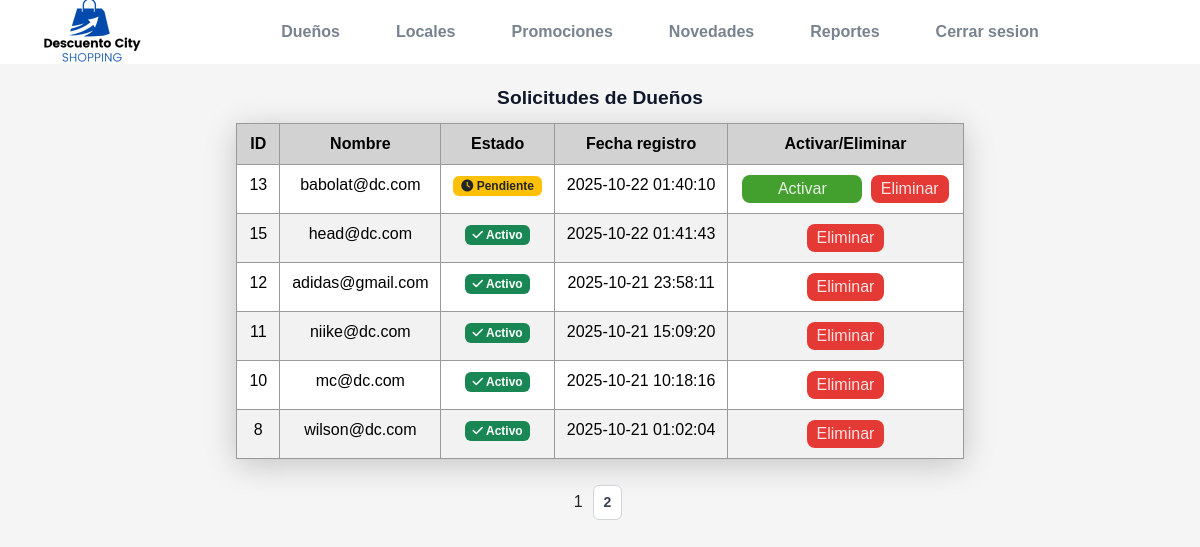
/views/admin/dueños/dueños.php (signed in), run on an earlier commit of the app's database.
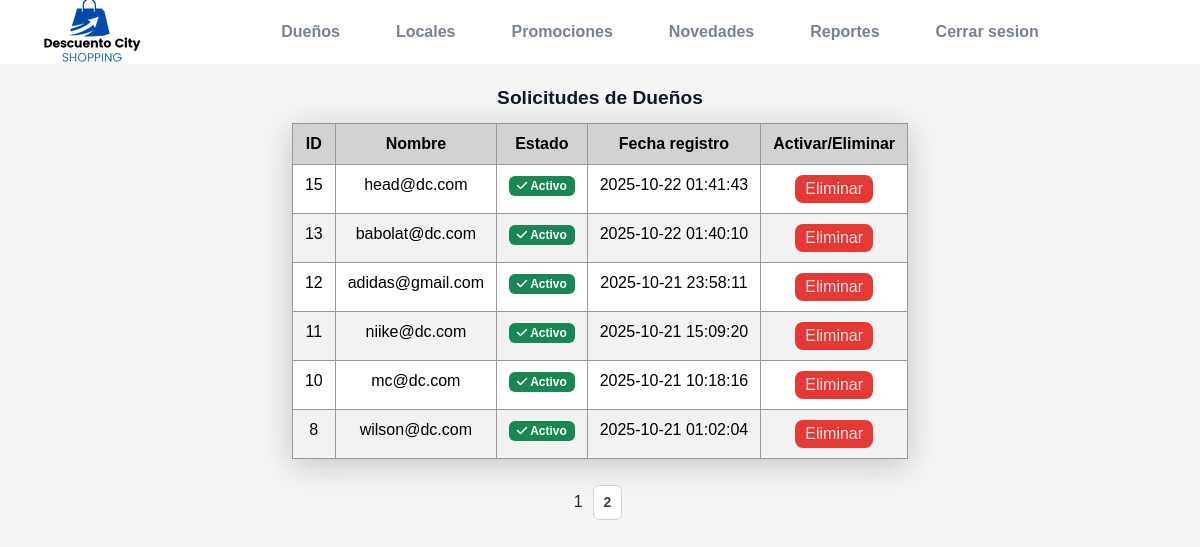
And on a later commit of the database.
### tables this page shows
CREATE TABLE `usuarios` (
  `codUsuario` int(11) NOT NULL,
  `nombreUsuario` varchar(100) NOT NULL,
  `claveUsuario` varchar(255) NOT NULL,
  `tipoUsuario` enum('admin','dueño','cliente') NOT NULL,
  `categoriaCliente` enum('inicial','medium','premium') DEFAULT 'inicial',
  `estadoUsuario` enum('activo','pendiente','eliminado') DEFAULT 'pendiente',
  `token` varchar(64) DEFAULT NULL,
  `fechaRegistro` datetime DEFAULT current_timestamp()
);

### views/admin/dueños/dueños.php (the view, shortened to what this page needs)
<?php
include("../../../conexionBD.php");
?>
<!DOCTYPE html>
<html lang="en">
<head>
    <link rel="stylesheet" href="/Descuento-City/assets/css/estilos.css">
    <link href="https://cdn.jsdelivr.net/npm/bootstrap@5.3.8/dist/css/bootstrap.min.css" rel="stylesheet">
    <link rel="stylesheet" href="https://cdnjs.cloudflare.com/ajax/libs/font-awesome/6.0.0/css/all.min.css">
</head>
<body>
    <?php include("../../../includes/admin/adminHeader.php");?>
    <?php
        $cant_por_pag =6;
        $pagina = isset($_GET["pagina"]) ? $_GET["pagina"] : 1;
        if(!$pagina){
            $inicio = 0;
            $pagina=1;
        }
        else{
            $inicio = ($pagina - 1) * $cant_por_pag;
        }
        $consulta = "SELECT * FROM usuarios WHERE tipoUsuario='dueño'";
        $resultado = mysqli_query($conexion,$consulta);
        $total_registros = mysqli_num_rows($resultado);
        $consultaDueños = "SELECT * FROM usuarios WHERE tipoUsuario='dueño' ORDER BY FIELD(LOWER(estadoUsuario), 'pendiente','activo','eliminado'), fechaRegistro  DESC LIMIT $inicio,$cant_por_pag;";
        $listaDueños = mysqli_query($conexion,$consultaDueños);
        $total_paginas = ceil($total_registros / $cant_por_pag);
        echo "<table class='tabla table table-striped'>";
        echo "<caption>Solicitudes de Dueños</caption>";
        echo "<tr>
                <th>ID</th>
                <th>Nombre</th>
                <th>Estado</th>
                <th>Fecha registro</th>
                <th>Activar/Eliminar</th>
            </tr>";
        while($dueño = mysqli_fetch_assoc($listaDueños)){
            ?>
            <tr>
                <td> <?= $dueño["codUsuario"]    ?></td>
                <td> <?= $dueño["nombreUsuario"] ?></td>
                <td>
                    <?php
                    $estado = $dueño["estadoUsuario"];
                    $estado_class = '';
                    $estado_icon = '';
                    switch($estado) {
                        case 'pendiente':
                            $estado_class = 'bg-warning text-dark';
                            $estado_icon = 'fas fa-clock';
                            break;
                        case 'activo':
                            $estado_class = 'bg-success';
                            $estado_icon = 'fas fa-check';
                            break;
                    }
                    ?>
                    <span class="badge <?= $estado_class ?>">
                        <i class="<?= $estado_icon ?>"></i> <?= ucfirst($estado) ?>
                    </span>
                </td>
                <td> <?= $dueño["fechaRegistro"] ?></td>
                <td>
                    <form action="../../../controllers/dueñoCtrl/activacionDueñoController.php" method="POST">
                        <?php if($dueño["estadoUsuario"] == 'pendiente'): ?>
                            <button type="submit"  name="activar"  class="button-activar">Activar</button>
                            <button type="submit"  name="eliminar" class="button-eliminar">Eliminar</button>
                        <?php elseif($dueño["estadoUsuario"] == 'activo'):  ?>
                            <button type="submit"  name="eliminar" class="button-eliminar">Eliminar</button>
                        <?php elseif($dueño["estadoUsuario"] == 'eliminado'):  ?>
                            <button type="submit"  name="activar" class="button-activar">Activar</button>
                        <?php endif; ?>
                    </form>
                </td>
            </tr>
        <?php
        }
        echo "</table>";
        echo "<div class='paginacion mt-3'>";
        for($i = 1;$i <= $total_paginas;$i++){
            if($pagina == $i){
                echo $pagina . "";
            }
            else{
                echo "<a href='dueños.php?pagina=$i' class='btn btn-outline-primary btn-sm mx-1' id='paginacion'>$i</a>";
            }
        }
        echo "</div>";?>
</body>
</html>

What changed in the data, as far as the page shows it:
shown differently, row unchanged: usuarios "head@dc.com": moves up the list
changed usuarios "babolat@dc.com": estadoUsuario "Pendiente" → "Activo"; no longer shows "Activar"
